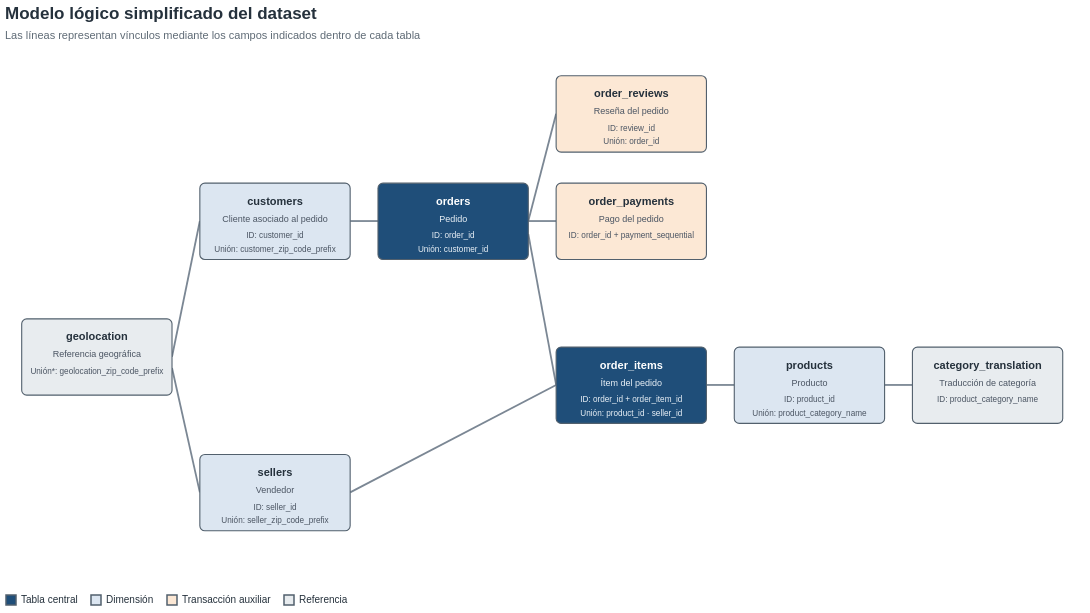

The code cell stored with this chart in its notebook:
### Markdown cell above
## 1.2. Relaciones entre las tablas

El diagrama presenta las columnas utilizadas para vincular las nueve tablas. Las conexiones de `customers` y `sellers` con `geolocation` se muestran mediante el prefijo postal. En este notebook, `geolocation` se resume previamente a una fila por prefijo para construir esas uniones.

### Code cell
nodos = pd.DataFrame(
    [
        ["geolocation", 0.0, 3.0, "Referencia geográfica", "Unión*: geolocation_zip_code_prefix", "", "Referencia"],
        ["customers", 3.2, 5.4, "Cliente asociado al pedido", "ID: customer_id", "Unión: customer_zip_code_prefix", "Dimensión"],
        ["sellers", 3.2, 0.6, "Vendedor", "ID: seller_id", "Unión: seller_zip_code_prefix", "Dimensión"],
        ["orders", 6.4, 5.4, "Pedido", "ID: order_id", "Unión: customer_id", "Tabla central"],
        ["order_reviews", 9.6, 7.3, "Reseña del pedido", "ID: review_id", "Unión: order_id", "Transacción auxiliar"],
        ["order_payments", 9.6, 5.4, "Pago del pedido", "ID: order_id + payment_sequential", "", "Transacción auxiliar"],
        ["order_items", 9.6, 2.5, "Ítem del pedido", "ID: order_id + order_item_id", "Unión: product_id · seller_id", "Tabla central"],
        ["products", 12.8, 2.5, "Producto", "ID: product_id", "Unión: product_category_name", "Dimensión"],
        ["category_translation", 16.0, 2.5, "Traducción de categoría", "ID: product_category_name", "", "Referencia"],
    ],
    columns=["tabla", "x", "y", "unidad", "campo_1", "campo_2", "tipo"],
)

ancho_nodo = 2.7
alto_nodo = 1.35
nodos["x2"] = nodos["x"] + ancho_nodo
nodos["y2"] = nodos["y"] + alto_nodo
nodos["xc"] = nodos["x"] + ancho_nodo / 2
nodos["y_nombre"] = nodos["y"] + 1.02
nodos["y_unidad"] = nodos["y"] + 0.72
nodos["y_campo_1"] = nodos["y"] + 0.41
nodos["y_campo_2"] = nodos["y"] + 0.17

relaciones = pd.DataFrame(
    [
        [2.70, 3.68, 3.20, 6.08],
        [2.70, 3.48, 3.20, 1.28],
        [5.90, 6.08, 6.40, 6.08],
        [9.10, 6.08, 9.60, 7.98],
        [9.10, 6.08, 9.60, 6.08],
        [9.10, 5.85, 9.60, 3.18],
        [5.90, 1.28, 9.60, 3.18],
        [12.30, 3.18, 12.80, 3.18],
        [15.50, 3.18, 16.00, 3.18],
    ],
    columns=["x", "y", "x2", "y2"],
)

escala_x = alt.Scale(domain=[-0.3, 19.1])
escala_y = alt.Scale(domain=[-0.2, 9.0])

lineas = alt.Chart(relaciones).mark_rule(
    color="#7B8794", strokeWidth=1.8
).encode(
    x=alt.X("x:Q", scale=escala_x, axis=None),
    x2="x2:Q",
    y=alt.Y("y:Q", scale=escala_y, axis=None),
    y2="y2:Q",
)

cajas = alt.Chart(nodos).mark_rect(
    stroke="#52606D", strokeWidth=1.1, cornerRadius=5
).encode(
    x=alt.X("x:Q", scale=escala_x, axis=None),
    x2="x2:Q",
    y=alt.Y("y:Q", scale=escala_y, axis=None),
    y2="y2:Q",
    color=alt.Color(
        "tipo:N",
        scale=alt.Scale(
            domain=["Tabla central", "Dimensión", "Transacción auxiliar", "Referencia"],
            range=["#1F4E79", "#DCE6F1", "#FCE8D5", "#E8ECEF"],
        ),
        legend=alt.Legend(title=None, orient="bottom", direction="horizontal"),
    ),
    tooltip=["tabla:N", "unidad:N", "campo_1:N", "campo_2:N", "tipo:N"],
)

nombres = alt.Chart(nodos).mark_text(
    font="Arial", fontSize=11, fontWeight="bold"
).encode(
    x=alt.X("xc:Q", scale=escala_x, axis=None),
    y=alt.Y("y_nombre:Q", scale=escala_y, axis=None),
    text="tabla:N",
    color=alt.condition(alt.datum.tipo == "Tabla central", alt.value("white"), alt.value(COLOR_TEXTO)),
)

unidades = alt.Chart(nodos).mark_text(font="Arial", fontSize=9).encode(
    x=alt.X("xc:Q", scale=escala_x, axis=None),
    y=alt.Y("y_unidad:Q", scale=escala_y, axis=None),
    text="unidad:N",
    color=alt.condition(alt.datum.tipo == "Tabla central", alt.value("#EAF1F7"), alt.value("#4B5563")),
)

campos_1 = alt.Chart(nodos).mark_text(font="Arial", fontSize=8.2).encode(
    x=alt.X("xc:Q", scale=escala_x, axis=None),
    y=alt.Y("y_campo_1:Q", scale=escala_y, axis=None),
    text="campo_1:N",
    color=alt.condition(alt.datum.tipo == "Tabla central", alt.value("#EAF1F7"), alt.value("#4B5563")),
)

campos_2 = alt.Chart(nodos).mark_text(font="Arial", fontSize=8.2).encode(
    x=alt.X("xc:Q", scale=escala_x, axis=None),
    y=alt.Y("y_campo_2:Q", scale=escala_y, axis=None),
    text="campo_2:N",
    color=alt.condition(alt.datum.tipo == "Tabla central", alt.value("#EAF1F7"), alt.value("#4B5563")),
)

diagrama_modelo = (
    lineas + cajas + nombres + unidades + campos_1 + campos_2
).properties(
    width=1080,
    height=520,
    title=alt.TitleParams(
        text="Modelo lógico simplificado del dataset",
        subtitle="Las líneas representan vínculos mediante los campos indicados dentro de cada tabla",
    ),
)

estilo_profesional(diagrama_modelo)

### Figure 1 — Vega-Lite specification as saved in the notebook (floating-point values rounded to 4 significant figures)
{"config": {"view": {"continuousWidth": 300, "continuousHeight": 300, "stroke": null}, "axis": {"domainColor": "#A7B0BA", "gridColor": "#E5E9EF", "gridOpacity": 0.8, "labelColor": "#25313C", "labelFont": "Arial", "labelFontSize": 11, "labelPadding": 6, "tickColor": "#A7B0BA", "titleColor": "#25313C", "titleFont": "Arial", "titleFontSize": 12, "titlePadding": 10}, "legend": {"labelColor": "#25313C", "labelFont": "Arial", "labelFontSize": 10, "titleColor": "#25313C", "titleFont": "Arial", "titleFontSize": 11}, "title": {"anchor": "start", "color": "#25313C", "font": "Arial", "fontSize": 17, "fontWeight": 600, "offset": 14, "subtitleColor": "#5F6B76", "subtitleFont": "Arial", "subtitleFontSize": 11, "subtitlePadding": 7}}, "layer": [{"data": {"name": "data-28e2570a8dcf8c8c14bfa32a51c47051"}, "mark": {"type": "rule", "color": "#7B8794", "strokeWidth": 1.8}, "encoding": {"x": {"axis": null, "field": "x", "scale": {"domain": [-0.3, 19.1]}, "type": "quantitative"}, "x2": {"field": "x2"}, "y": {"axis": null, "field": "y", "scale": {"domain": [-0.2, 9.0]}, "type": "quantitative"}, "y2": {"field": "y2"}}}, {"data": {"name": "data-b80f2138342271a48431e484403a0826"}, "mark": {"type": "rect", "cornerRadius": 5, "stroke": "#52606D", "strokeWidth": 1.1}, "encoding": {"color": {"field": "tipo", "legend": {"direction": "horizontal", "orient": "bottom", "title": null}, "scale": {"domain": ["Tabla central", "Dimensión", "Transacción auxiliar", "Referencia"], "range": ["#1F4E79", "#DCE6F1", "#FCE8D5", "#E8ECEF"]}, "type": "nominal"}, "tooltip": [{"field": "tabla", "type": "nominal"}, {"field": "unidad", "type": "nominal"}, {"field": "campo_1", "type": "nominal"}, {"field": "campo_2", "type": "nominal"}, {"field": "tipo", "type": "nominal"}], "x": {"axis": null, "field": "x", "scale": {"domain": [-0.3, 19.1]}, "type": "quantitative"}, "x2": {"field": "x2"}, "y": {"axis": null, "field": "y", "scale": {"domain": [-0.2, 9.0]}, "type": "quantitative"}, "y2": {"field": "y2"}}}, {"data": {"name": "data-b80f2138342271a48431e484403a0826"}, "mark": {"type": "text", "font": "Arial", "fontSize": 11, "fontWeight": "bold"}, "encoding": {"color": {"condition": {"test": "(datum.tipo === 'Tabla central')", "value": "white"}, "value": "#25313C"}, "text": {"field": "tabla", "type": "nominal"}, "x": {"axis": null, "field": "xc", "scale": {"domain": [-0.3, 19.1]}, "type": "quantitative"}, "y": {"axis": null, "field": "y_nombre", "scale": {"domain": [-0.2, 9.0]}, "type": "quantitative"}}}, {"data": {"name": "data-b80f2138342271a48431e484403a0826"}, "mark": {"type": "text", "font": "Arial", "fontSize": 9}, "encoding": {"color": {"condition": {"test": "(datum.tipo === 'Tabla central')", "value": "#EAF1F7"}, "value": "#4B5563"}, "text": {"field": "unidad", "type": "nominal"}, "x": {"axis": null, "field": "xc", "scale": {"domain": [-0.3, 19.1]}, "type": "quantitative"}, "y": {"axis": null, "field": "y_unidad", "scale": {"domain": [-0.2, 9.0]}, "type": "quantitative"}}}, {"data": {"name": "data-b80f2138342271a48431e484403a0826"}, "mark": {"type": "text", "font": "Arial", "fontSize": 8.2}, "encoding": {"color": {"condition": {"test": "(datum.tipo === 'Tabla central')", "value": "#EAF1F7"}, "value": "#4B5563"}, "text": {"field": "campo_1", "type": "nominal"}, "x": {"axis": null, "field": "xc", "scale": {"domain": [-0.3, 19.1]}, "type": "quantitative"}, "y": {"axis": null, "field": "y_campo_1", "scale": {"domain": [-0.2, 9.0]}, "type": "quantitative"}}}, {"data": {"name": "data-b80f2138342271a48431e484403a0826"}, "mark": {"type": "text", "font": "Arial", "fontSize": 8.2}, "encoding": {"color": {"condition": {"test": "(datum.tipo === 'Tabla central')", "value": "#EAF1F7"}, "value": "#4B5563"}, "text": {"field": "campo_2", "type": "nominal"}, "x": {"axis": null, "field": "xc", "scale": {"domain": [-0.3, 19.1]}, "type": "quantitative"}, "y": {"axis": null, "field": "y_campo_2", "scale": {"domain": [-0.2, 9.0]}, "type": "quantitative"}}}], "height": 520, "title": {"text": "Modelo lógico simplificado del dataset", "subtitle": "Las líneas representan vínculos mediante los campos indicados dentro de cada tabla"}, "width": 1080, "$schema": "https://vega.github.io/schema/vega-lite/v6.4.1.json", "datasets": {"data-28e2570a8dcf8c8c14bfa32a51c47051": [{"x": 2.7, "y": 3.68, "x2": 3.2, "y2": 6.08}, {"x": 2.7, "y": 3.48, "x2": 3.2, "y2": 1.28}, {"x": 5.9, "y": 6.08, "x2": 6.4, "y2": 6.08}, {"x": 9.1, "y": 6.08, "x2": 9.6, "y2": 7.98}, {"x": 9.1, "y": 6.08, "x2": 9.6, "y2": 6.08}, {"x": 9.1, "y": 5.85, "x2": 9.6, "y2": 3.18}, {"x": 5.9, "y": 1.28, "x2": 9.6, "y2": 3.18}, {"x": 12.3, "y": 3.18, "x2": 12.8, "y2": 3.18}, {"x": 15.5, "y": 3.18, "x2": 16.0, "y2": 3.18}], "data-b80f2138342271a48431e484403a0826": [{"tabla": "geolocation", "x": 0.0, "y": 3.0, "unidad": "Referencia geográfica", "campo_1": "Unión*: geolocation_zip_code_prefix", "campo_2": "", "tipo": "Referencia", "x2": 2.7, "y2": 4.35, "xc": 1.35, "y_nombre": 4.02, "y_unidad": 3.72, "y_campo_1": 3.41, "y_campo_2": 3.17}, {"tabla": "customers", "x": 3.2, "y": 5.4, "unidad": "Cliente asociado al pedido", "campo_1": "ID: customer_id", "campo_2": "Unión: customer_zip_code_prefix", "tipo": "Dimensión", "x2": 5.9, "y2": 6.75, "xc": 4.55, "y_nombre": 6.42, "y_unidad": 6.12, "y_campo_1": 5.81, "y_campo_2": 5.57}, {"tabla": "sellers", "x": 3.2, "y": 0.6, "unidad": "Vendedor", "campo_1": "ID: seller_id", "campo_2": "Unión: seller_zip_code_prefix", "tipo": "Dimensión", "x2": 5.9, "y2": 1.95, "xc": 4.55, "y_nombre": 1.62, "y_unidad": 1.32, "y_campo_1": 1.01, "y_campo_2": 0.77}, {"tabla": "orders", "x": 6.4, "y": 5.4, "unidad": "Pedido", "campo_1": "ID: order_id", "campo_2": "Unión: customer_id", "tipo": "Tabla central", "x2": 9.1, "y2": 6.75, "xc": 7.75, "y_nombre": 6.42, "y_unidad": 6.12, "y_campo_1": 5.81, "y_campo_2": 5.57}, {"tabla": "order_reviews", "x": 9.6, "y": 7.3, "unidad": "Reseña del pedido", "campo_1": "ID: review_id", "campo_2": "Unión: order_id", "tipo": "Transacción auxiliar", "x2": 12.3, "y2": 8.65, "xc": 10.95, "y_nombre": 8.32, "y_unidad": 8.02, "y_campo_1": 7.71, "y_campo_2": 7.47}, {"tabla": "order_payments", "x": 9.6, "y": 5.4, "unidad": "Pago del pedido", "campo_1": "ID: order_id + payment_sequential", "campo_2": "", "tipo": "Transacción auxiliar", "x2": 12.3, "y2": 6.75, "xc": 10.95, "y_nombre": 6.42, "y_unidad": 6.12, "y_campo_1": 5.81, "y_campo_2": 5.57}, {"tabla": "order_items", "x": 9.6, "y": 2.5, "unidad": "Ítem del pedido", "campo_1": "ID: order_id + order_item_id", "campo_2": "Unión: product_id · seller_id", "tipo": "Tabla central", "x2": 12.3, "y2": 3.85, "xc": 10.95, "y_nombre": 3.52, "y_unidad": 3.22, "y_campo_1": 2.91, "y_campo_2": 2.67}, {"tabla": "products", "x": 12.8, "y": 2.5, "unidad": "Producto", "campo_1": "ID: product_id", "campo_2": "Unión: product_category_name", "tipo": "Dimensión", "x2": 15.5, "y2": 3.85, "xc": 14.15, "y_nombre": 3.52, "y_unidad": 3.22, "y_campo_1": 2.91, "y_campo_2": 2.67}, {"tabla": "category_translation", "x": 16.0, "y": 2.5, "unidad": "Traducción de categoría", "campo_1": "ID: product_category_name", "campo_2": "", "tipo": "Referencia", "x2": 18.7, "y2": 3.85, "xc": 17.35, "y_nombre": 3.52, "y_unidad": 3.22, "y_campo_1": 2.91, "y_campo_2": 2.67}]}}
